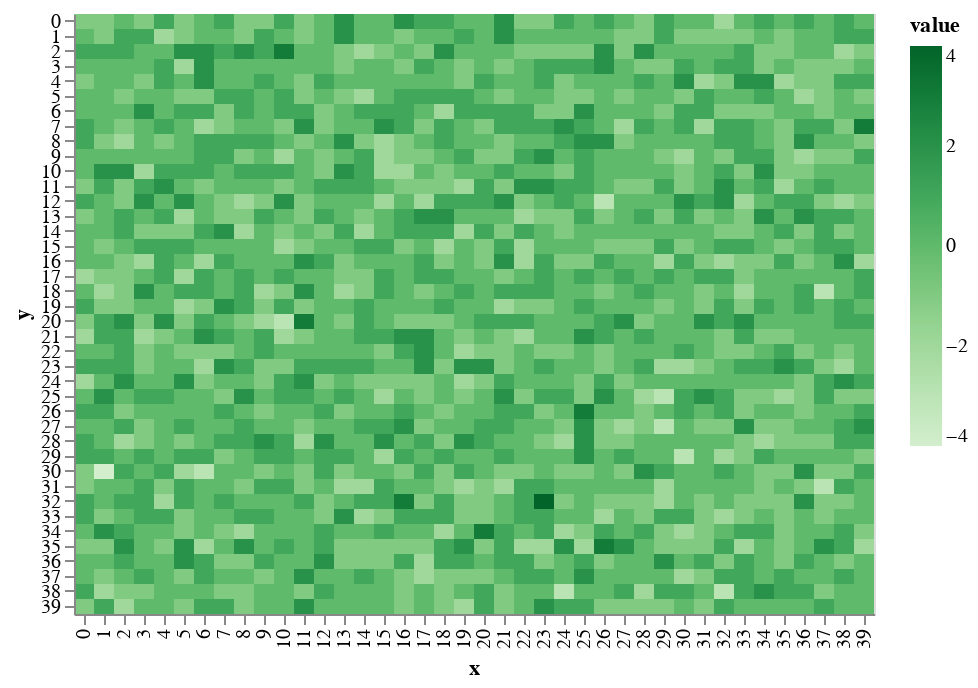

The cell this chart's notebook holds for it:
### Markdown cell above
# in the beginning, the world was void and without form.

Starting with a grid with nothing on it. No elevation, no terrain. All of this will be generated procedurally. 

You can see here that the terrain is shifted on a random-normal distribution to make it look _uneven_. Making it randomly doesn't make it look _real_ so I'm going to have to be smarter about the rules that raise and lower terrain in order to make them look like mountains.

### Code cell
world.shift_terrain()
draw.drawTerrainHeight(world.grid_elevation)

### Figure 1 — Vega-Lite specification as saved in the notebook (floating-point values rounded to 4 significant figures; data arrays with more than 128 entries replaced by an {"elided": "..."} marker saying what was removed)
{"$schema": "https://vega.github.io/schema/vega-lite/v2.6.0.json", "config": {"view": {"height": 300, "width": 400}}, "data": {"name": "data-8913374c5fb90cbadd4b49489d0a22cd"}, "datasets": {"data-8913374c5fb90cbadd4b49489d0a22cd": {"elided": "1600 records"}}, "encoding": {"color": {"field": "value", "scale": {"scheme": "greens"}, "type": "quantitative"}, "x": {"field": "x", "type": "ordinal"}, "y": {"field": "y", "type": "ordinal"}}, "mark": "rect"}
